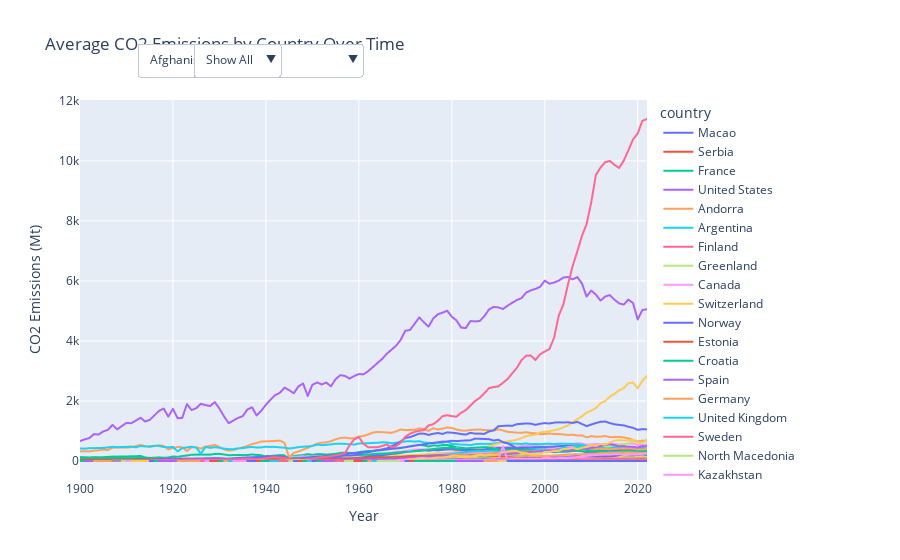

This figure's notebook cell:
### Markdown cell above
This plot essentially shows mostly the US and China pushing the global limits of C02 emissions. Other countries can not keep up! It's a good visualization to view this almost competition between the two, but not so much for analyzing individual data. 

A line chart for each individual country can show their respective CO2 levels.

### Code cell
# Create a line chart with CO2 emissions over time
fig = px.line(
    cleaned_df,
    x='year', 
    y='co2',
    color='country',  # Line color by country
    title='Average CO2 Emissions by Country Over Time',
    labels={'co2': 'CO2 Emissions (Mt)', 'year': 'Year'}
)

# Get sorted unique countries
sorted_countries = sorted(cleaned_df['country'].unique())

# Add a dropdown menu to filter by country
fig.update_layout(
    updatemenus=[
        {
            'buttons': [
                {
                    'args': [{'visible': [country == selected_country for country in sorted_countries]}],
                    'label': selected_country,
                    'method': 'update'
                }
                for selected_country in sorted_countries
            ],
            'direction': 'down',
            'showactive': True,
            'x': 0.1,
            'xanchor': 'left',
            'y': 1.15,
            'yanchor': 'top',
            'active': 0  # Optionally set a default active button
        },
        # Add a button to show all countries
        {
            'buttons': [{
                'args': [{'visible': [True] * len(sorted_countries)}],
                'label': 'Show All',
                'method': 'update'
            }],
            'direction': 'down',
            'showactive': True,
            'x': 0.2,
            'xanchor': 'left',
            'y': 1.15,
            'yanchor': 'top',
        }
    ]
)

# Show the plot
fig.show()
